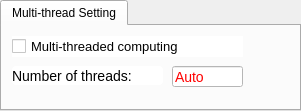
  <widget class="QTabWidget" name="tabWidget">
   <property name="geometry">
    <rect>
     <x>0</x>
     <y>730</y>
     <width>301</width>
     <height>111</height>
    </rect>
   </property>
   <property name="currentIndex">
    <number>0</number>
   </property>
   <widget class="QWidget" name="tab">
    <attribute name="title">
     <string>Multi-thread Setting</string>
    </attribute>
    <widget class="QLineEdit" name="lineEdit_66">
     <property name="geometry">
      <rect>
       <x>170</x>
       <y>40</y>
       <width>71</width>
       <height>21</height>
      </rect>
     </property>
     <property name="styleSheet">
      <string notr="true">QLineEdit{
	text-decoration:none;
	background:#FFFFFF;
	color:#FF0000;
		
	font-size:14px;
	font-family:微软雅黑,宋体,Arial,Helvetica,Verdana,sans-serif;
	
}</string>
     </property>
     <property name="text">
      <string>Auto</string>
     </property>
    </widget>
    <widget class="QCheckBox" name="checkBox_7">
     <property name="geometry">
      <rect>
       <x>10</x>
       <y>10</y>
       <width>231</width>
       <height>21</height>
      </rect>
     </property>
     <property name="styleSheet">
      <string notr="true">QCheckBox{
	
	
	background:#FFFFFF;
	color:#000000;
		
	font-size:13px;
	font-family:微软雅黑,宋体,Arial,Helvetica,Verdana,sans-serif;
	
}</string>
     </property>
     <property name="text">
      <string>Multi-threaded computing</string>
     </property>
    </widget>
    <widget class="QLabel" name="label_60">
     <property name="geometry">
      <rect>
       <x>10</x>
       <y>40</y>
       <width>151</width>
       <height>19</height>
      </rect>
     </property>
     <property name="styleSheet">
      <string notr="true">QLabel{
	text-decoration:none;
	background:#FFFFFF;
	color:#000000;
		
	font-size:14px;
	font-family:微软雅黑,宋体,Arial,Helvetica,Verdana,sans-serif;
	border-radius:4px;
}</string>
     </property>
     <property name="text">
      <string>Number of threads:</string>
     </property>
    </widget>
   </widget>
  </widget>
